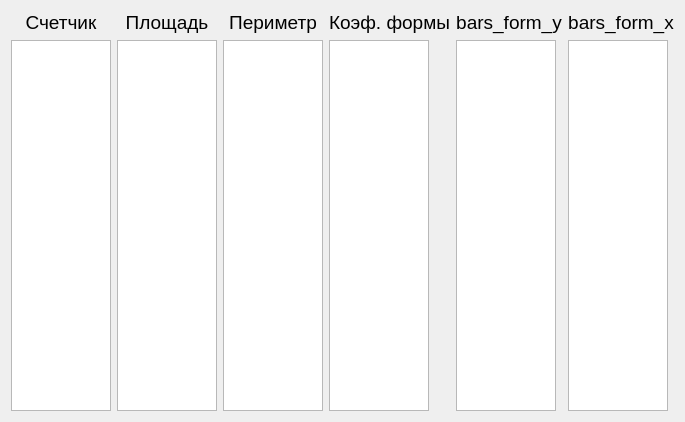
      <widget class="QWidget" name="tab">
       <attribute name="title">
        <string>Данные о контурах</string>
       </attribute>
       <layout class="QGridLayout" name="gridLayout_18">
        <item row="0" column="0">
         <layout class="QVBoxLayout" name="verticalLayout_19">
          <item>
           <widget class="QLabel" name="label_59">
            <property name="font">
             <font>
              <pointsize>14</pointsize>
             </font>
            </property>
            <property name="text">
             <string>Счетчик</string>
            </property>
            <property name="alignment">
             <set>Qt::AlignCenter</set>
            </property>
           </widget>
          </item>
          <item>
           <widget class="QListWidget" name="listWidget_j">
            <property name="minimumSize">
             <size>
              <width>100</width>
              <height>371</height>
             </size>
            </property>
            <property name="maximumSize">
             <size>
              <width>100</width>
              <height>371</height>
             </size>
            </property>
           </widget>
          </item>
         </layout>
        </item>
        <item row="0" column="1">
         <layout class="QVBoxLayout" name="verticalLayout_6">
          <item>
           <widget class="QLabel" name="label_17">
            <property name="font">
             <font>
              <pointsize>14</pointsize>
             </font>
            </property>
            <property name="text">
             <string>Площадь</string>
            </property>
            <property name="alignment">
             <set>Qt::AlignCenter</set>
            </property>
           </widget>
          </item>
          <item>
           <widget class="QListWidget" name="listWidget_area">
            <property name="minimumSize">
             <size>
              <width>100</width>
              <height>371</height>
             </size>
            </property>
            <property name="maximumSize">
             <size>
              <width>100</width>
              <height>371</height>
             </size>
            </property>
           </widget>
          </item>
         </layout>
        </item>
        <item row="0" column="2">
         <layout class="QVBoxLayout" name="verticalLayout_8">
          <item>
           <widget class="QLabel" name="label_19">
            <property name="font">
             <font>
              <pointsize>14</pointsize>
             </font>
            </property>
            <property name="text">
             <string>Периметр</string>
            </property>
            <property name="alignment">
             <set>Qt::AlignCenter</set>
            </property>
           </widget>
          </item>
          <item>
           <widget class="QListWidget" name="listWidget_perim">
            <property name="minimumSize">
             <size>
              <width>100</width>
              <height>371</height>
             </size>
            </property>
            <property name="maximumSize">
             <size>
              <width>100</width>
              <height>371</height>
             </size>
            </property>
           </widget>
          </item>
         </layout>
        </item>
        <item row="0" column="3">
         <layout class="QVBoxLayout" name="verticalLayout_7">
          <item>
           <widget class="QLabel" name="label_18">
            <property name="font">
             <font>
              <pointsize>14</pointsize>
             </font>
            </property>
            <property name="text">
             <string>Коэф. формы</string>
            </property>
            <property name="alignment">
             <set>Qt::AlignCenter</set>
            </property>
           </widget>
          </item>
          <item>
           <widget class="QListWidget" name="listWidget_form">
            <property name="minimumSize">
             <size>
              <width>100</width>
              <height>371</height>
             </size>
            </property>
            <property name="maximumSize">
             <size>
              <width>100</width>
              <height>371</height>
             </size>
            </property>
           </widget>
          </item>
         </layout>
        </item>
        <item row="0" column="4">
         <layout class="QVBoxLayout" name="verticalLayout_4">
          <item>
           <widget class="QLabel" name="label_29">
            <property name="font">
             <font>
              <pointsize>14</pointsize>
             </font>
            </property>
            <property name="text">
             <string>bars_form_y</string>
            </property>
            <property name="alignment">
             <set>Qt::AlignCenter</set>
            </property>
           </widget>
          </item>
          <item>
           <widget class="QListWidget" name="listWidget_form_y">
            <property name="minimumSize">
             <size>
              <width>100</width>
              <height>371</height>
             </size>
            </property>
            <property name="maximumSize">
             <size>
              <width>100</width>
              <height>371</height>
             </size>
            </property>
           </widget>
          </item>
         </layout>
        </item>
        <item row="0" column="5">
         <layout class="QVBoxLayout" name="verticalLayout_9">
          <item>
           <widget class="QLabel" name="label_30">
            <property name="font">
             <font>
              <pointsize>14</pointsize>
             </font>
            </property>
            <property name="text">
             <string>bars_form_x</string>
            </property>
            <property name="alignment">
             <set>Qt::AlignCenter</set>
            </property>
           </widget>
          </item>
          <item>
           <widget class="QListWidget" name="listWidget_form_x">
            <property name="minimumSize">
             <size>
              <width>100</width>
              <height>371</height>
             </size>
            </property>
            <property name="maximumSize">
             <size>
              <width>100</width>
              <height>371</height>
             </size>
            </property>
           </widget>
          </item>
         </layout>
        </item>
       </layout>
      </widget>
